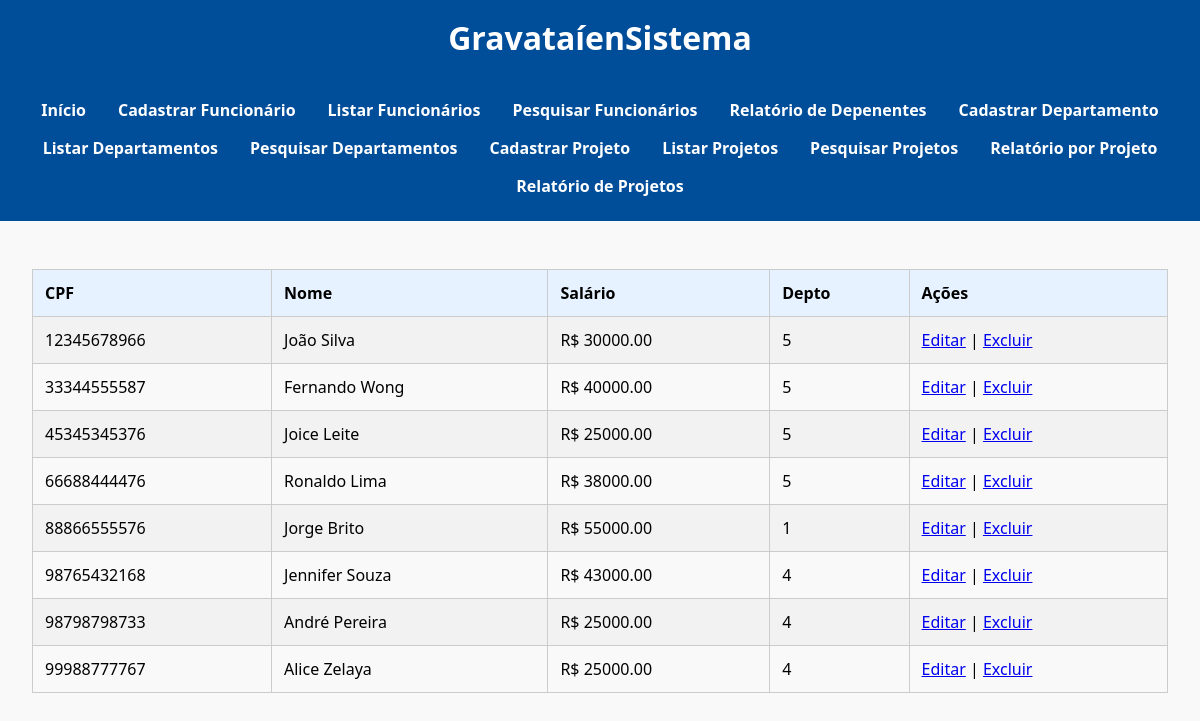
Page /lista_funcionarios.php on the earlier database version.
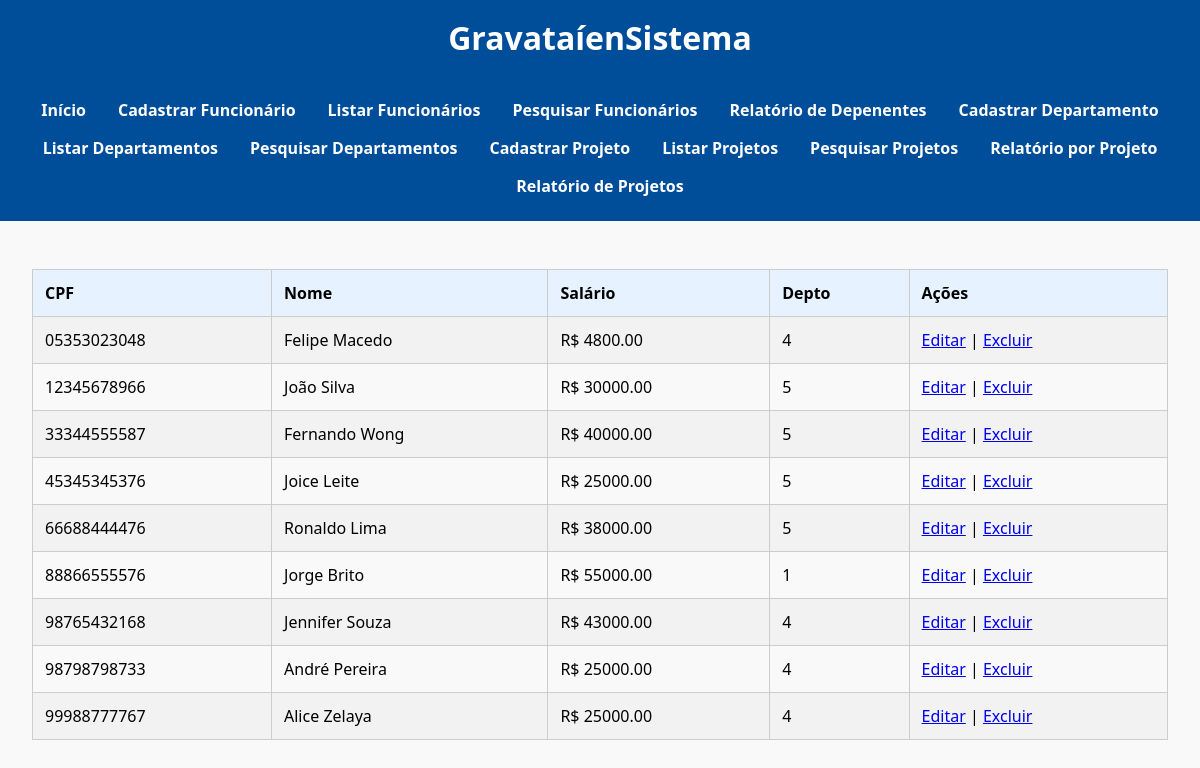
Same page on the later database version.
### tables this page shows
CREATE TABLE `funcionario` (
  `Pnome` varchar(50) DEFAULT NULL,
  `Minicial` varchar(50) DEFAULT NULL,
  `Unome` varchar(50) DEFAULT NULL,
  `Cpf` varchar(11) NOT NULL,
  `Datanasc` date DEFAULT NULL,
  `Endereco` varchar(100) DEFAULT NULL,
  `Sexo` varchar(10) DEFAULT NULL,
  `Salario` decimal(10,2) DEFAULT NULL,
  `Cpf_supervisor` varchar(11) DEFAULT NULL,
  `Dnr` int(11) DEFAULT NULL
);

### lista_funcionarios.php (the view)
<?php
include("conexao.php");
include('header.php');
$sql = "SELECT Cpf, Pnome, Unome, Salario, Dnr FROM FUNCIONARIO";
$result = $conn->query($sql);
?>
<table border="1">
    <tr><th>CPF</th><th>Nome</th><th>Salário</th><th>Depto</th><th>Ações</th></tr>
    <?php while($row = $result->fetch_assoc()): ?>
        <tr>
            <td><?= $row["Cpf"] ?></td>
            <td><?= $row["Pnome"] . " " . $row["Unome"] ?></td>
            <td>R$ <?= $row["Salario"] ?></td>
            <td><?= $row["Dnr"] ?></td>
            <td>
                <a href="editar_funcionario.php?cpf=<?= $row['Cpf'] ?>">Editar</a> |
                <a href="excluir_funcionario.php?cpf=<?= $row['Cpf'] ?>" onclick="return confirm('Deseja excluir? Não há volta!!!')">Excluir</a>
            </td>
        </tr>
    <?php endwhile; ?>
</table>

Differences in the rows shown:
added funcionario: Cpf "05353023048", Pnome "Felipe", Unome "Macedo", Salario "4800.00", Dnr "4"
